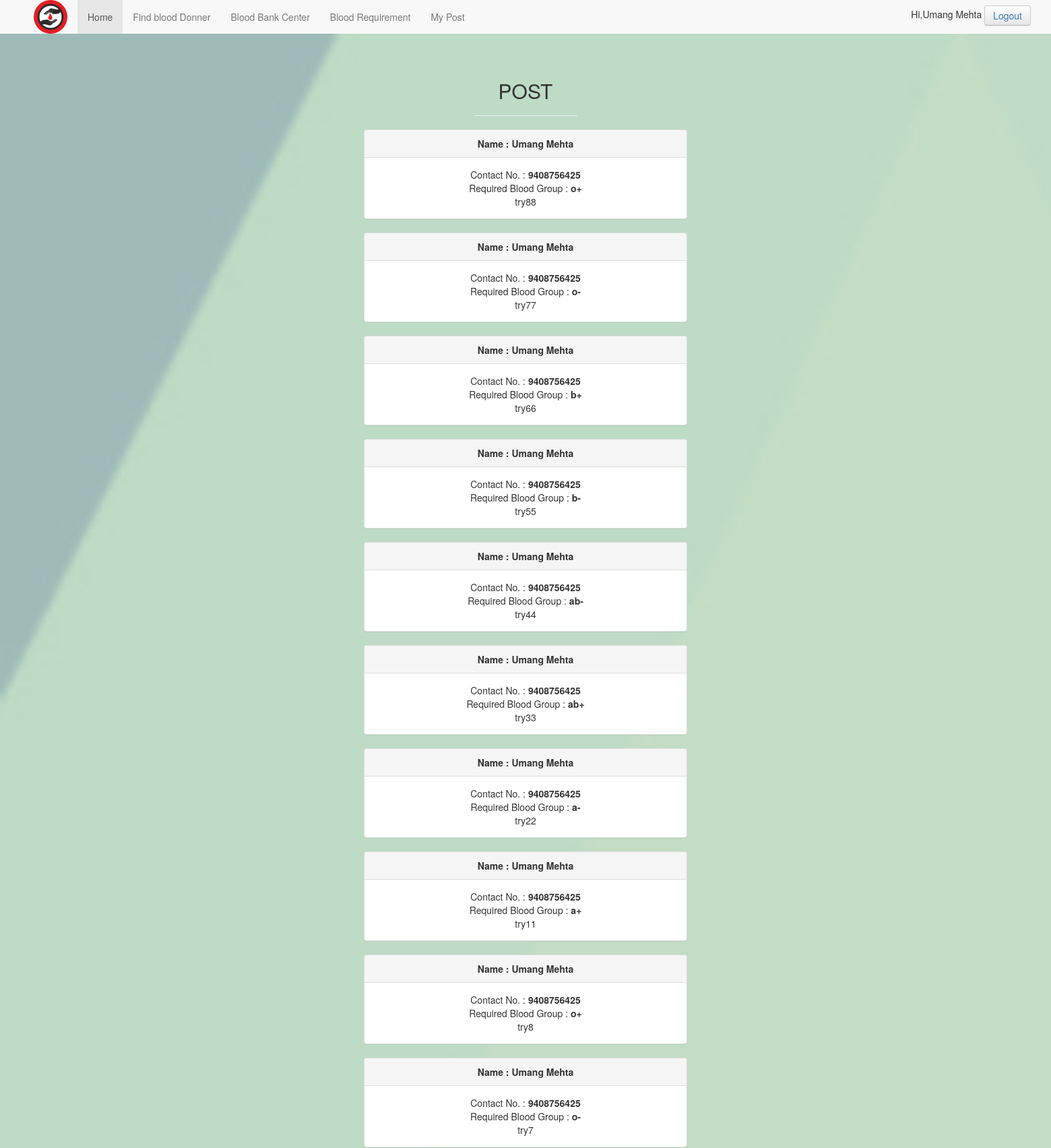
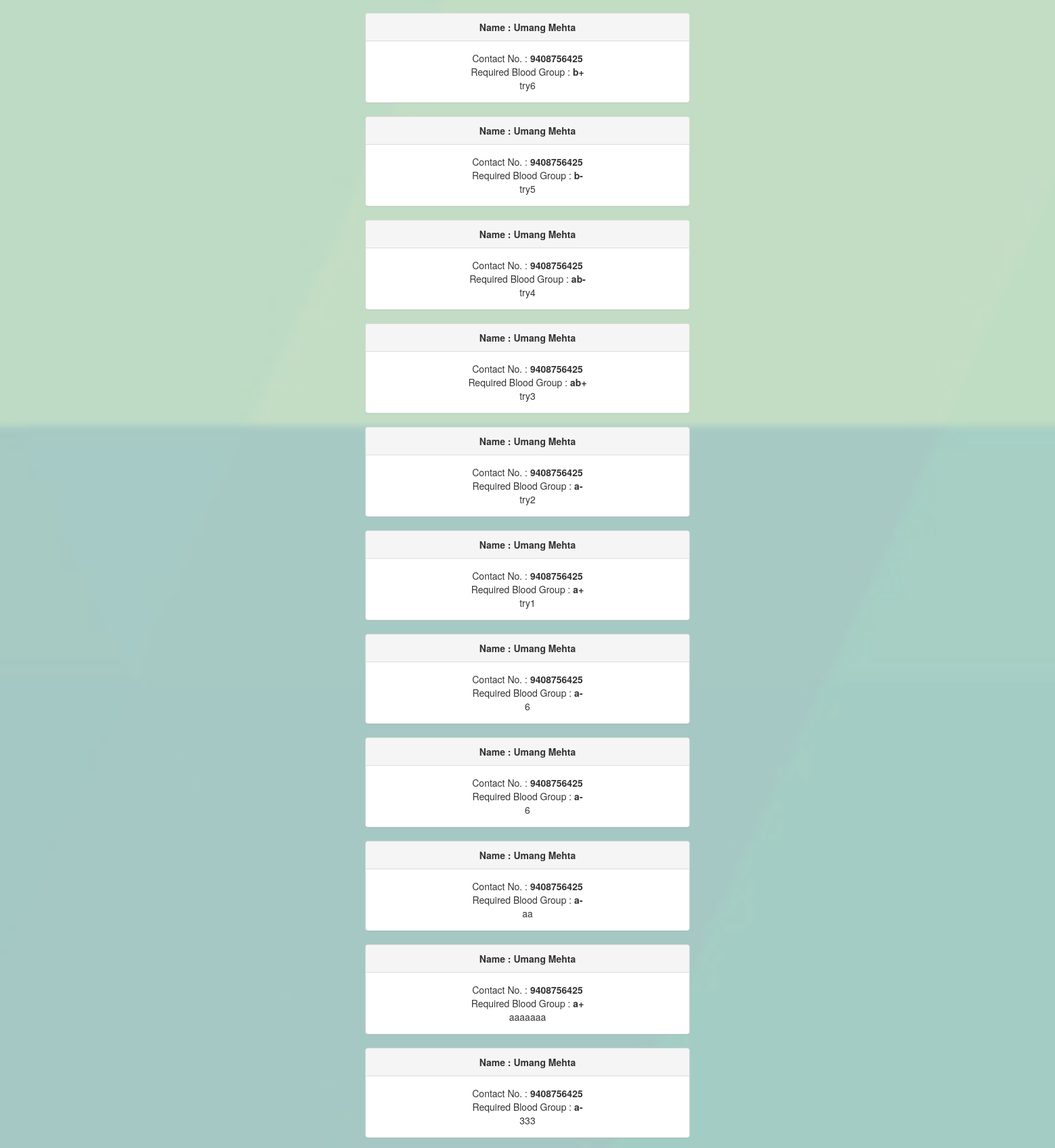
Page /post.php (signed in, upper part) on the committed database (2 pictures, top to bottom).
### tables this page shows
CREATE TABLE IF NOT EXISTS `reg_user` (
  `id` int(12) NOT NULL AUTO_INCREMENT,
  `name` text NOT NULL,
  `gender` enum('Male','Female') NOT NULL,
  `age` int(3) NOT NULL,
  `address` text NOT NULL,
  `area` text NOT NULL,
  `city` text NOT NULL,
  `state` text NOT NULL,
  `contact` bigint(12) NOT NULL,
  `password` text NOT NULL,
  `bgroup` enum('b+','b-','a+','a-','o+','o-','ab+','ab-') NOT NULL,
  PRIMARY KEY (`id`),
  UNIQUE KEY `contact` (`contact`)
);

CREATE TABLE IF NOT EXISTS `post` (
  `id` bigint(12) NOT NULL AUTO_INCREMENT,
  `contact` bigint(10) NOT NULL,
  `rbgrp` enum('a+','a-','b+','b-','o+','o-','ab+','ab-') NOT NULL,
  `rtext` longtext NOT NULL,
  `complete` enum('0','1') NOT NULL,
  PRIMARY KEY (`id`)
);

### post.php (the view, shortened to what this page needs)
<?php include('header.php'); ?>
      <?php
      if(isset($_SESSION['login_user'])){
      $is_user = 1;
      }
      else{
          $is_user = 0;
      }
     ?>
     <center>
  <div class="jumbotron" style="background-image: url(img/bg1.jpg); background-size: cover;">
      <div class="container-fluid">
        <h2>POST</h2>
        <hr class="colorgraph">
<?php
if($is_user == 1)
{
$true = true;
$post_query="SELECT * FROM `post` where complete='$true' ORDER BY id DESC";
        $result_set=mysql_query($post_query);
        $count = mysql_num_rows($result_set);
            if($count != 0)
            {
      ?>
      <?php
                while($row=mysql_fetch_row($result_set))
                {
                    $var = $row[1];
                    $pname = mysql_fetch_row(mysql_query("SELECT name FROM `reg_user` WHERE contact='$var'"));
					echo "<div class='col-lg-4 col-lg-offset-4'>
							<div class='panel panel-default'>
							<div class='panel-heading'>
							<strong>Name : ".$pname[0]."</strong>
							</div>
							<div class='panel-body'>";
                    echo "Contact No. : <strong style'color:'>".$row[1]."</strong><br>" ;
                    echo "Required Blood Group : <b>".$row[2]."</b><br>";
                    echo "".$row[3]."<br></div></div></div>";
                    echo "<br><br><br>";
                }
}
    ?>
<?php
}
else
{
echo "Please login to access this list.";
    ?>
    <a href="login_form.php">Login</a>
    <?php
}
?>
</div>
<br>
<br>
<br>
<?php include('footer.php'); ?>

### header.php (shortened to what this page needs)
<!doctype html>
<html class="no-js" lang="">
    <head>
        <link rel="stylesheet" href="css/bootstrap.min.css">
        <link rel="stylesheet" href="css/jquery-ui.min.css">
        <link rel="stylesheet" href="css/main.css">
    </head>
    <body class="bd front">
    <nav class=" navbar-default">
  <div class="container-fluid">
    <div class="navbar-header">
      <a class="navbar-brand" href="index.php"><img src="img/logo.png"/></a>
    </div>
    <div class="collapse navbar-collapse" id="bs-example-navbar-collapse-1">
      <ul class="nav navbar-nav" id="mainNav">
        <li id="home" class="active"><a href="index.php"> Home <span class="sr-only">(current)</span></a></li>
        <li id="blooddonor"><a href="bdonor.php">Find blood Donner</a></li>
        <li id="bloodbank"><a href="bbank.php">Blood Bank Center</a></li>
        <li id="bloodbank"><a href="post.php">Blood Requirement</a></li>
        <li id="bloodbank"><a href="editpost.php">My Post</a></li>
      </ul>
      <ul class="nav navbar-right">
        <form class="navbar-form" role="form">
            <?php
            if(isset($_SESSION['login_user']))
            {
            $login_session = $_SESSION['login_user'];
            $ses_sql=mysql_query("SELECT name from `reg_user` where contact='$login_session'");
            $row = mysql_fetch_assoc($ses_sql);
            $login_user =$row['name'];
            echo "Hi,".$login_user."";
            ?>
            <button  type="submit" class="btn btn-success"> <a href="logout.php" style="text-decoration: none">Logout</a></button>
              <?php
            }
            ?>
          </form>
      </ul>
    </div>
  </div>
</nav>

### footer.php (shortened to what this page needs)
</div>
</body></html>

### css/main.css (style rules this page uses)
.bd .navbar-brand { padding: 0px 15px; }
.bd .navbar-brand img { width: 50px; }
.navbar-brand { margin-left: 20px; }
hr { width: 10%; color: #fff; }

### rows in the picture
reg_user: name "Umang Mehta"
post: reg_user.name "Umang Mehta", contact "9408756425", rbgrp "o+", rtext "try88"
post: reg_user.name "Umang Mehta", contact "9408756425", rbgrp "o-", rtext "try77"
post: reg_user.name "Umang Mehta", contact "9408756425", rbgrp "b+", rtext "try66"
post: reg_user.name "Umang Mehta", contact "9408756425", rbgrp "b-", rtext "try55"
post: reg_user.name "Umang Mehta", contact "9408756425", rbgrp "ab-", rtext "try44"
post: reg_user.name "Umang Mehta", contact "9408756425", rbgrp "ab+", rtext "try33"
post: reg_user.name "Umang Mehta", contact "9408756425", rbgrp "a-", rtext "try22"
post: reg_user.name "Umang Mehta", contact "9408756425", rbgrp "a+", rtext "try11"
post: reg_user.name "Umang Mehta", contact "9408756425", rbgrp "o+", rtext "try8"
post: reg_user.name "Umang Mehta", contact "9408756425", rbgrp "o-", rtext "try7"
post: reg_user.name "Umang Mehta", contact "9408756425", rbgrp "b+", rtext "try6"
post: reg_user.name "Umang Mehta", contact "9408756425", rbgrp "b-", rtext "try5"
post: reg_user.name "Umang Mehta", contact "9408756425", rbgrp "ab-", rtext "try4"
post: reg_user.name "Umang Mehta", contact "9408756425", rbgrp "ab+", rtext "try3"
post: reg_user.name "Umang Mehta", contact "9408756425", rbgrp "a-", rtext "try2"
post: reg_user.name "Umang Mehta", contact "9408756425", rbgrp "a+", rtext "try1"
post: reg_user.name "Umang Mehta", contact "9408756425", rbgrp "a-", rtext "6"
post: reg_user.name "Umang Mehta", contact "9408756425", rbgrp "a-", rtext "6"
post: reg_user.name "Umang Mehta", contact "9408756425", rbgrp "a-", rtext "aa"
post: reg_user.name "Umang Mehta", contact "9408756425", rbgrp "a+", rtext "aaaaaaa"
post: reg_user.name "Umang Mehta", contact "9408756425", rbgrp "a-", rtext "333"
